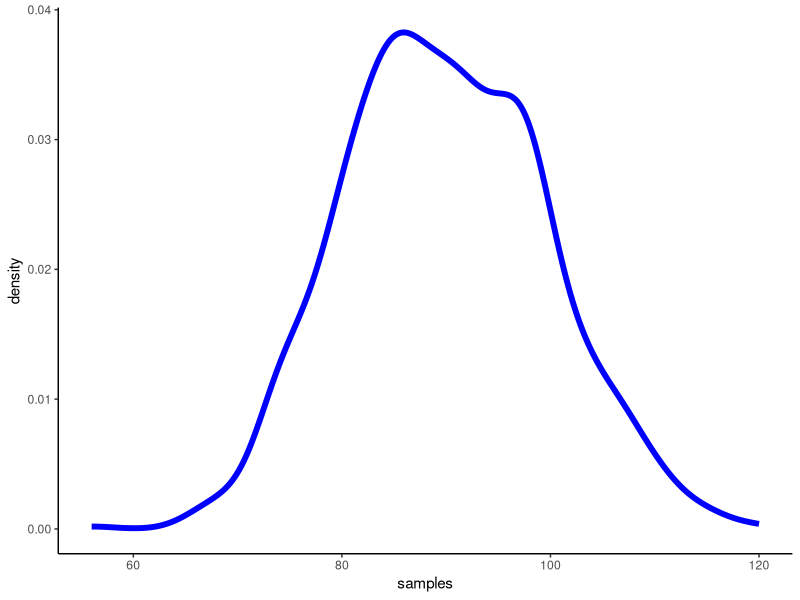

Here is the R script that generated this plot: (Note: this script raises an error after producing the figure.)
library(ggplot2)

mean_lambda <- 4.5

area <- 0.7853982

lambda <- exp(mean_lambda)

samples <- rpois(n = 1000, lambda = lambda)

sample_dat <- data.frame(samples)

ggplot(sample_dat, aes(x = samples)) +
  geom_density(lwd = 2, col = "blue") +
  theme_classic()




# Distance sampling half normal ##################################

# Constants
B <- 5
delta <- 0.025
trunc_dist <- 0.125
sigma <- -2
midpt <- seq(from = delta, to = trunc_dist, length.out = B)

# Define functions
g_nat <- rep(NA, B)
g <- rep(NA, B)
f <- rep(NA, B)
pi_pd <- rep(NA, B)
pi_pd_c <- rep(NA, B)
p_dct <- rep(NA, B)

# Simulate
  # Loop through distance bins
  for(b in 1:B){
    # Half-normal detection function
    g_nat[b] <- -midpt[b] * midpt[b]/(2 * sigma^2)  
             
    g[b] <- exp(g_nat[b])
    # Prob density function out to max truncation distance
    f[b] <- ((2 * midpt[b])  / trunc_dist^2) * delta
    # Detection cell probability
    pi_pd[b] <- g[b] * f[b]                             
  } # End loop through bins

p_dct <- sum(pi_pd)

for(g in 1:nD){       # midpt = mid-point of each distance band
  log(p[s,g]) <- -midpt[g] * midpt[g] / (2 * sigma[s]^2)
  pi[s,g] <- ((2 * midpt[g] ) / newB^2) * delta # prob. per interval
  f[s,g] <- p[s,g] * pi[s,g]
  fc[s,g] <- f[s,g] / pcap[s] 
}
# Rectangular approx. of integral that yields the Pr(capture)
pcap[s] <- sum(f[s,])

  # Loop through distance bins
for(b in 1:B){
   pi_pd_c[b] <- f[b] / p_dct
}

pi_pd
pi_pd_c
p_dct
